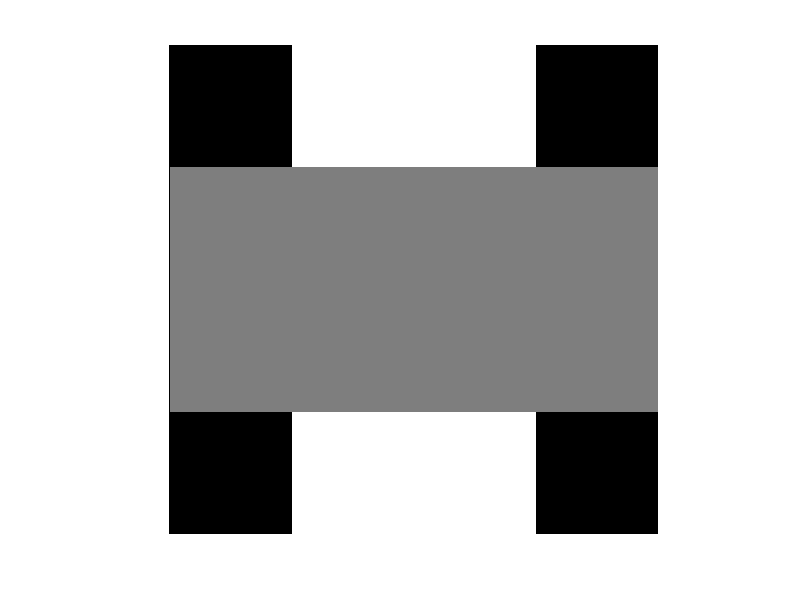
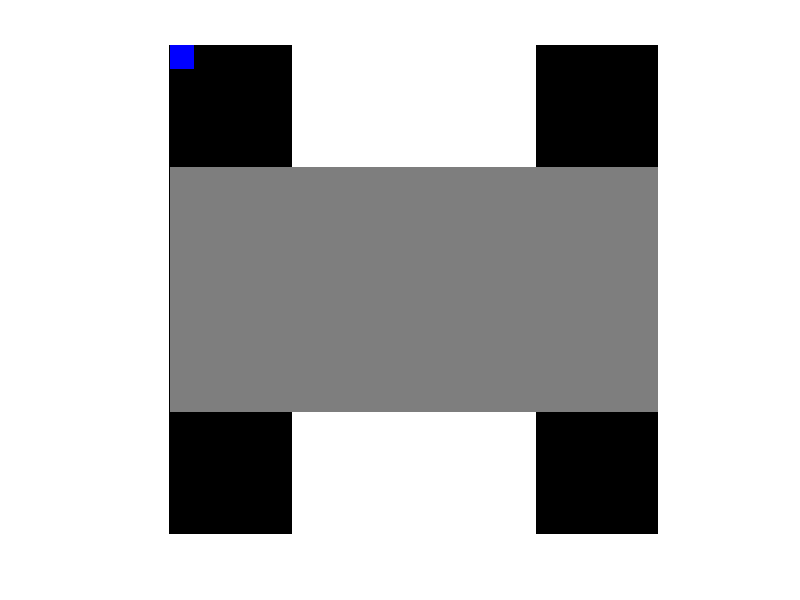
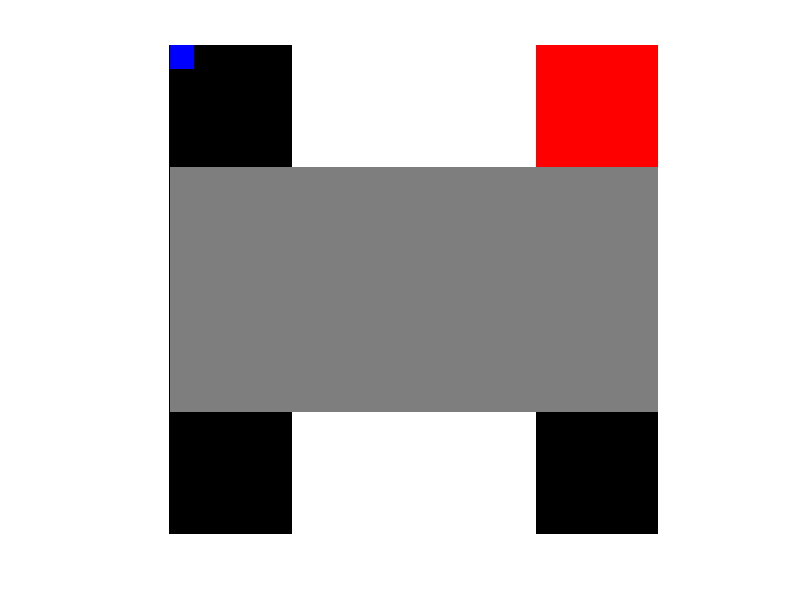
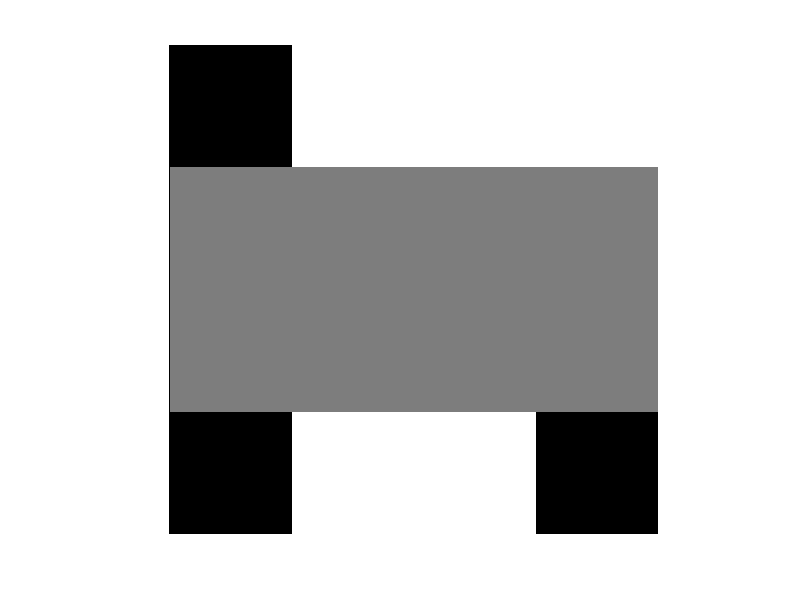

These charts were generated, in order, by the following MATLAB code:
clear all
close all

pkg load image;

im = uint8(zeros(20,20));

for i=1:size(im,1)
  for j=6:15
    im(i,j) = 255;
  end
end

for i=6:15
  for j=1:size(im,2)
    im(i,j) = 126;
  end
end

%im

imColor(:,:,1) = im;
imColor(:,:,2) = im;
imColor(:,:,3) = im;

%imColor

figure(1)
imshow(imColor)

imColor(1,1,1) = 0;
imColor(1,1,2) = 0;
imColor(1,1,3) = 255;

figure(2)
imshow(imColor)

for i=1:5
  for j=16:20
    imColor(i,j,1) = 255;
    imColor(i,j,2) = 0;
    imColor(i,j,3) = 0;
  end  
end

figure(3)
imshow(imColor)

figure(4)
imshow(imColor(:,:,1))

figure(5)
imshow(imColor(:,:,2))

figure(6)
imshow(imColor(:,:,3))

for i=1:5
  for j=16:20
    imColor(i,j,1) = 255;
    imColor(i,j,2) = 0;
    imColor(i,j,3) = 255;
  end  
end

figure(7)
imshow(imColor(:,:,1))

figure(8)
imshow(imColor(:,:,2))

figure(9)
imshow(imColor(:,:,3))

figure(10)
imshow(imColor)


